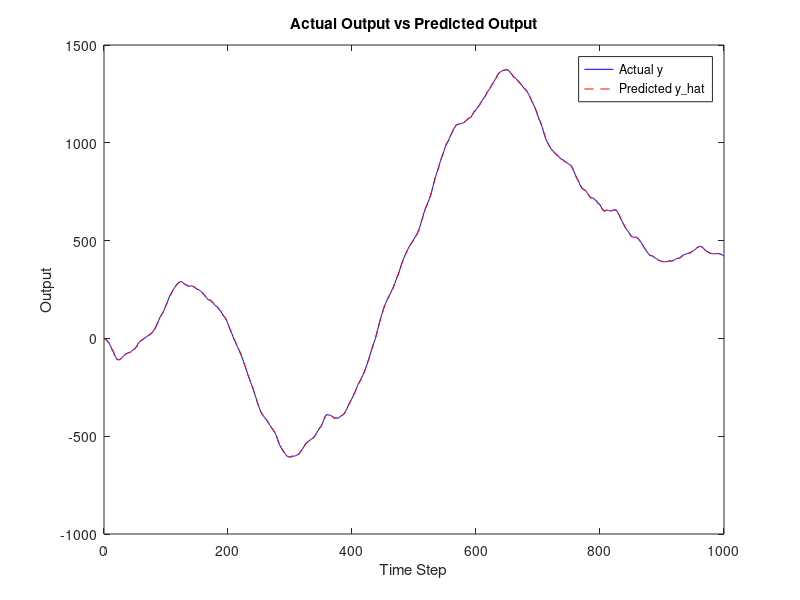

This chart was generated by the following MATLAB code:
% 模拟出一个系统，希望逼近参数真值
% 初始化
clear; clc;
a = [1 -1.9799 0.9799 ]'; b = 9.5694*1e-4;
d = 2; na = 2; nb = 0; N = 1000; % 增加数据点数N
uk = zeros(d + nb, 1);
yk = zeros(na, 1);
kxi = sqrt(1) * randn(N, 1);  
theta = [a(2:na + 1); b];
% 计算
x1 = 1; x2 = 1; x3 = 1; x4 = 0; S = 1;
for k = 1:N
    M(k) = xor(x3, x4);
    IM(k) = xor(M(k), S);
    if IM(k) == 0
        u(k) = -1;
    else
        u(k) = 1;
    end
    S = not(S);
    x4 = x3; x3 = x2; x2 = x1; x1 = M(k);
end
% 更新
for k = 1:N % 不断更新计算Y和phi
    Phi(k, :) = [-yk; uk(d : d + nb)]';
    y(k) = Phi(k, :) * theta + kxi(k);
    for i = d + nb :-1:2
        uk(i) = uk(i - 1);
    end
    u(1) = u(k);
    for i = na :-1:2
        yk(i) = yk(i - 1);
    end
    yk(1) = y(k);
end
thetae = pinv(Phi' * Phi) * Phi' * y';

% 计算预测值
y_hat = Phi * thetae;

% 绘制实际值和预测值的曲线
figure;
plot(1:N, y, 'b', 'DisplayName', 'Actual y');
hold on;
plot(1:N, y_hat, 'r--', 'DisplayName', 'Predicted y\_hat');
xlabel('Time Step');
ylabel('Output');
legend;
title('Actual Output vs Predicted Output');
hold off;
